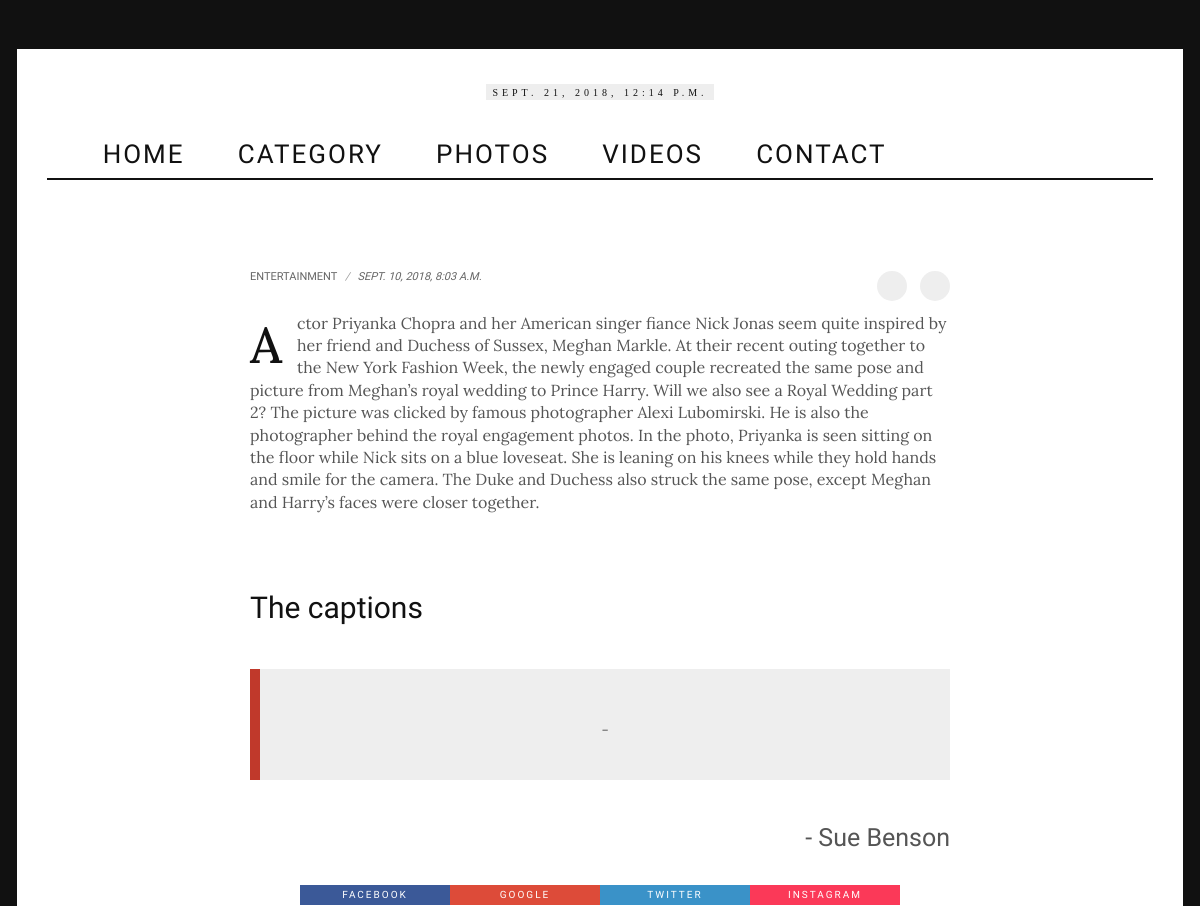
Before: /post/1 (upper part) with the older database file.
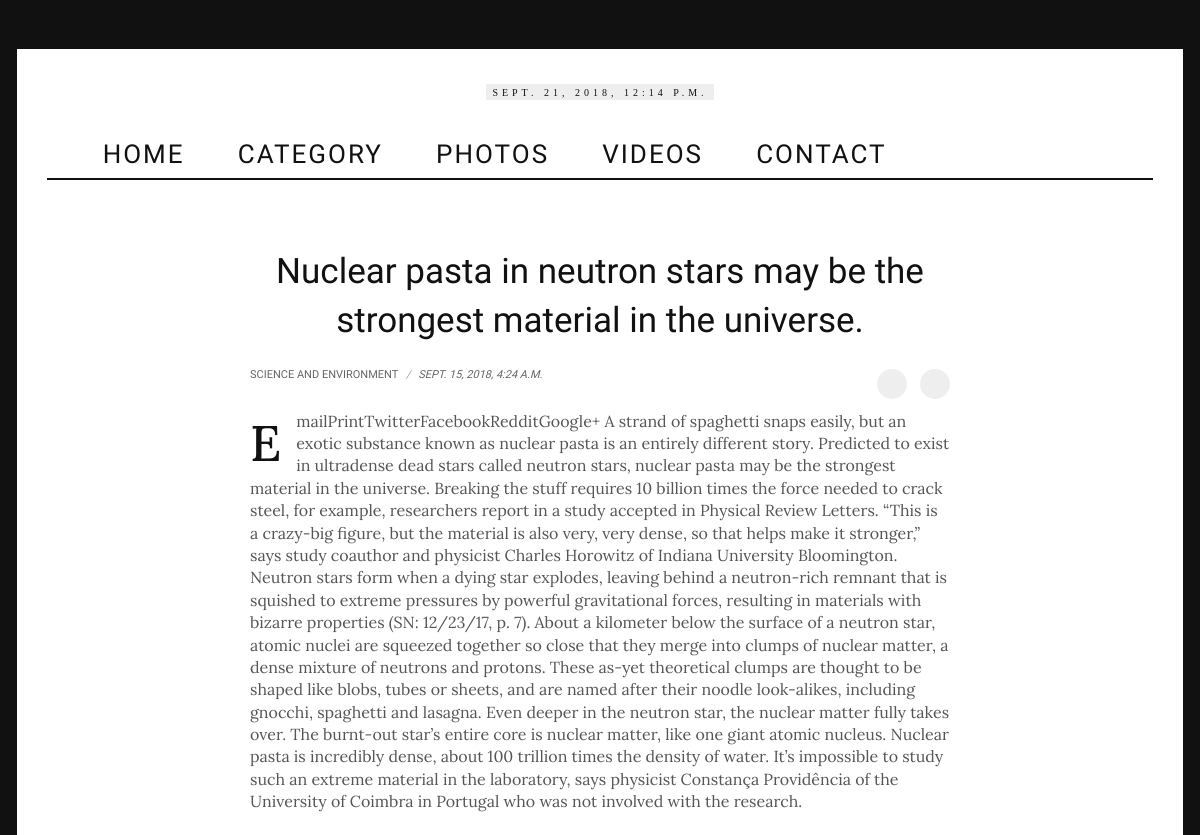
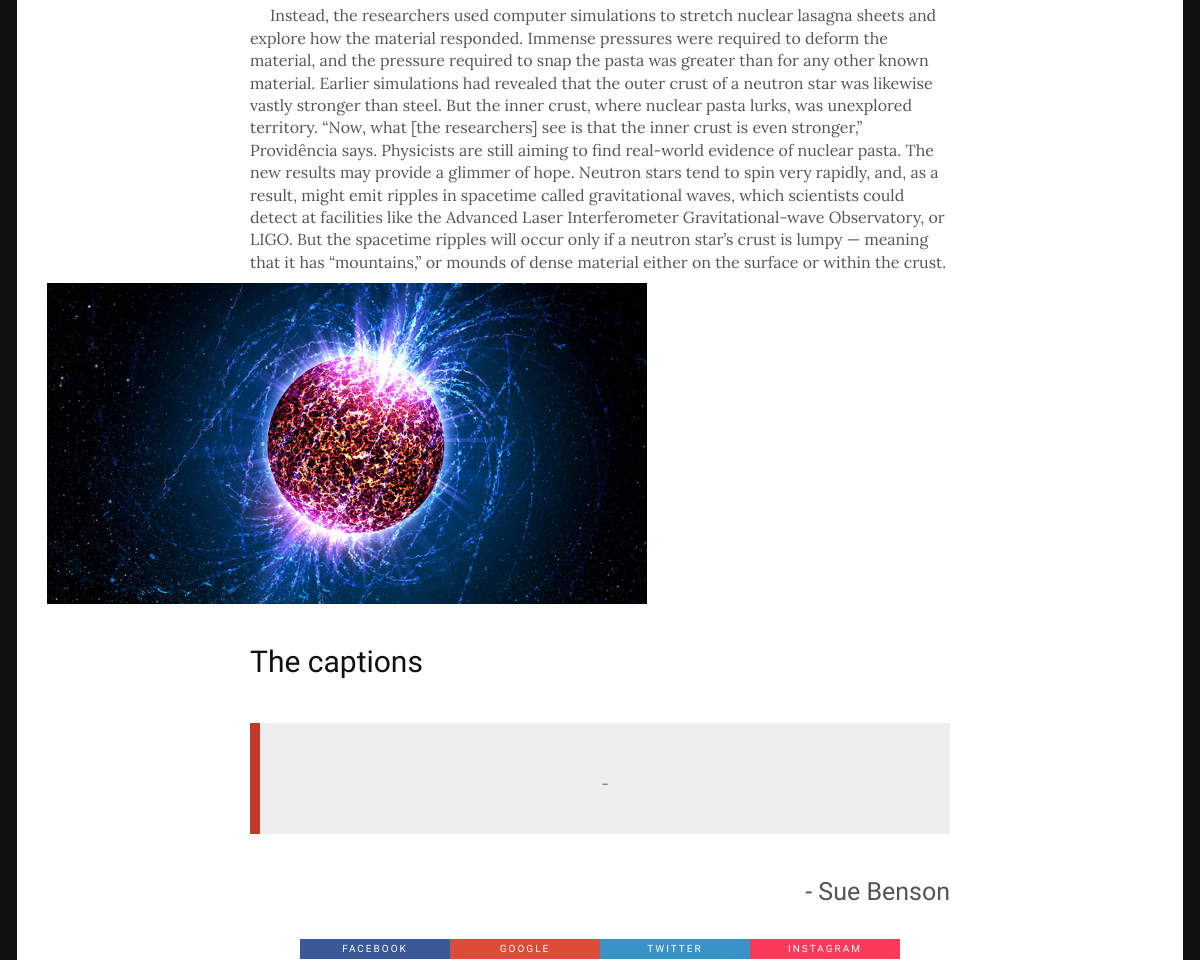
After: the same page with the newer database file (2 pictures, top to bottom).
### post/models.py (models this page shows, shortened)
class Post(models.Model):
    category=models.ForeignKey(Category,on_delete=models.CASCADE)
    title=models.CharField(max_length=500,blank=True)
    post = models.TextField(blank=True)
    post_para_2 = models.TextField(blank=True)
    post_para_3 = models.TextField(blank=True)
    captions=models.TextField(blank=True)
    captions_para_2 = models.TextField(blank=True)
    captions_para_3 = models.TextField(blank=True)
    quote=models.CharField(max_length=200,blank=True)
    quote_by=models.CharField(max_length=100,blank=True)
    image=models.ImageField(upload_to='post_image/%Y/%m/%d/',blank=True)
    date= models.DateTimeField(default=now)
    related_post_1 = models.CharField(max_length=100,blank=True)
    related_link_1 = models.CharField(max_length=100,blank=True)
    related_post_2 = models.CharField(max_length=100,blank=True)
    related_link_2 = models.CharField(max_length=100,blank=True)
    related_post_3 = models.CharField(max_length=100,blank=True)
    related_link_3 = models.CharField(max_length=100,blank=True)
    rating=models.IntegerField(default=0)
    objects=PostManager()

class Category(models.Model):
    category=models.CharField(max_length=50)
    rating=models.IntegerField(default=0)
    date = models.DateTimeField(default=now)
    def __str__(self):
        return self.category

### post/views.py (the view)
# urls.py: path('',include('post.urls'))
def post(request,pk):
    post = get_object_or_404(Post,pk=pk)
    return render(request, 'post/single_center.html',{'now':now(),'post':post})

### post/models.py (called while the page is built)
    def get_queryset(self):
        return PostQuerySet(self.model,using=self._db)

### post/templates/post/single_center.html (shortened to what this page needs)
﻿{% extends 'post/base.html'%}
            {%block body %}
            <div class="cols cols-full cols-full">
                <div class="colleft">
                    <article class="detail">
                        <div class="content-700">
                            <br />
                            <h1 class="text-center">
                                {{post.title|safe}}
                            </h1>
                            <div class="post-meta">
                                <span class="post-category">
                                    <a href="category_three.html">{{post.category}}</a>
                                </span>
                                <em>/</em>
                                <span class="post-date">
                                    {{post.date}}
                                </span>
                                <div class="share-posts">
                                    <a href="single_center.html#" class="facebook"><i class="fa fa-facebook"></i></a>
                                    <a href="single_center.html#" class="twitter"><i class="fa fa-twitter"></i></a>
                                </div>
                            </div>
                        </div>
                        <div class="content-700">
                            <div class="detail-content detail-content-one">
                                <p>
                                    {{ post.post|safe }}
                                </p>
                                <br />
                                <p>
                                    {{ post.post_para_2|safe }}
                                </p>
                            </div>
                        </div>
                            <div class="w3-container w3-center">
                                {% if post.image %}
                                <img class="w3-card-4" alt="" src="{{post.image.url}}" style="max-width:600px;"/>
                            {% endif %}
                            </div>
                        <br>
                        <div class="content-700">
                            <h2>The captions</h2>
                            <div class="detail-content detail-content-one">
                                <blockquote class="quote-item">
                                    <div class="quote-item-content">
                                        <span>- {{post.quote_by}}</span>
                                    </div>
                                </blockquote>
                                <h3 class="author-article text-right">- Sue	Benson</h3>
                            </div>
                        </div>
                        <div class="social-article">
                            <a href="#" class="facebook">facebook</a>
                            <a href="#" class="google">google</a>
                            <a href="#" class="twitter">twitter</a>
                            <a href="#" class="instagram">instagram</a>
                        </div>
                    </article>
                </div>
            </div>
            {% endblock %}

### post/templates/post/base.html (shortened to what this page needs)
<!DOCTYPE html>
<html lang="en">
<head>
    {% load staticfiles %}
    <link href="{% static 'css/font-awesome.min.css' %}" rel="stylesheet" />
    <link href="{% static 'css/bootstrap.min.css' %}" rel="stylesheet" />
    <link href="{% static 'css/normalize.min.css' %}" rel="stylesheet" />
    <link href="{% static 'css/owl.carousel.min.css' %}" rel="stylesheet" />
    <link href="{% static 'css/jquery.bxslider.min.css' %}" rel="stylesheet" />
    <link href="{% static 'css/main.css' %}" rel="stylesheet" />
</head>
<body>
    <div class="page">
        <div class="container page-wrap">
            <header class="header">
                <div class="row">
                    <a href="index.html" class="logo">
                        <span class="type">{{now}}</span>
                    </a>
                </div>
            </header>
            <nav class="menu">
                <ul class="hidden-sm hidden-xs">
                    <li>
                        <a href="{% url 'post:index' %}"><i class="fa fa-home"></i> Home </a>
                    </li>
                    <li class="menu-item-has-children">
                        <a href="category_one.html">
                            Category
                        </a>
                    </li>
                    <li class="menu-item-has-children">
                        <a href="{% url 'post:Life_Style' %}">photos</a>
                    </li>
                    <li class="menu-item-has-children">
                        <a href="{% url 'post:Life_Style' %}">videos</a>
                    </li>
                    <li>
                        <a href="contact.html">Contact </a>
                    </li>
                </ul>
                <div class="menu-right-control">
                    <a href="index.html#" class="facebook"><i class="fa fa-facebook"></i></a>
                    <a href="index.html#" class="twitter"><i class="fa fa-twitter"></i></a>
                    <a href="index.html#" class="youtube"><i class="fa fa-youtube-play"></i></a>
                    <span class="icon-search">
                        <i class="fa fa-search"></i>
                    </span>
                </div>
            </nav>
            {% block body %}
            {% endblock body %}
        </div>
    </div>
</body>
</html>

Changed rows visible on the page:
changed Post: title (not shown) → "Nuclear pasta in neutron stars may be the strongest material in the universe."; category "ENTERTAINMENT" → "SCIENCE AND ENVIRONMENT"; date "SEPT. 10, 2018, 8:03 A.M." → "SEPT. 15, 2018, 4:24 A.M."; post "Actor Priyanka Chopra and her American singer fiance Nick Jonas seem quite inspired by her friend and Duchess of Sussex, Meghan Markle. At their recent outing together to the New York Fashion Week, the newly engaged couple recreated the same pose and picture from Meghan’s royal wedding to Prince Harry. Will we also see a Royal Wedding part 2? The picture was clicked by famous photographer Alexi Lubomirski. He is also the photographer behind the royal engagement photos. In the photo, Priyanka is seen sitting on the floor while Nick sits on a blue loveseat. She is leaning on his knees while they hold hands and smile for the camera. The Duke and Duchess also struck the same pose, except Meghan…" → "EmailPrintTwitterFacebookRedditGoogle+ A strand of spaghetti snaps easily, but an exotic substance known as nuclear pasta is an entirely different story. Predicted to exist in ultradense dead stars called neutron stars, nuclear pasta may be the strongest material in the universe. Breaking the stuff requires 10 billion times the force needed to crack steel, for example, researchers report in a study accepted in Physical Review Letters. “This is a crazy-big figure, but the material is also very, very dense, so that helps make it stronger,” says study coauthor and physicist Charles Horowitz of Indiana University Bloomington. Neutron stars form when a dying star explodes, leaving behind a…"; post_para_2 (not shown) → "Instead, the researchers used computer simulations to stretch nuclear lasagna sheets and explore how the material responded. Immense pressures were required to deform the material, and the pressure required to snap the pasta was greater than for any other known material. Earlier simulations had revealed that the outer crust of a neutron star was likewise vastly stronger than steel. But the inner crust, where nuclear pasta lurks, was unexplored territory. “Now, what [the researchers] see is that the inner crust is even stronger,” Providência says. Physicists are still aiming to find real-world evidence of nuclear pasta. The new results may provide a glimmer of hope. Neutron stars tend to…"; image: picture added
